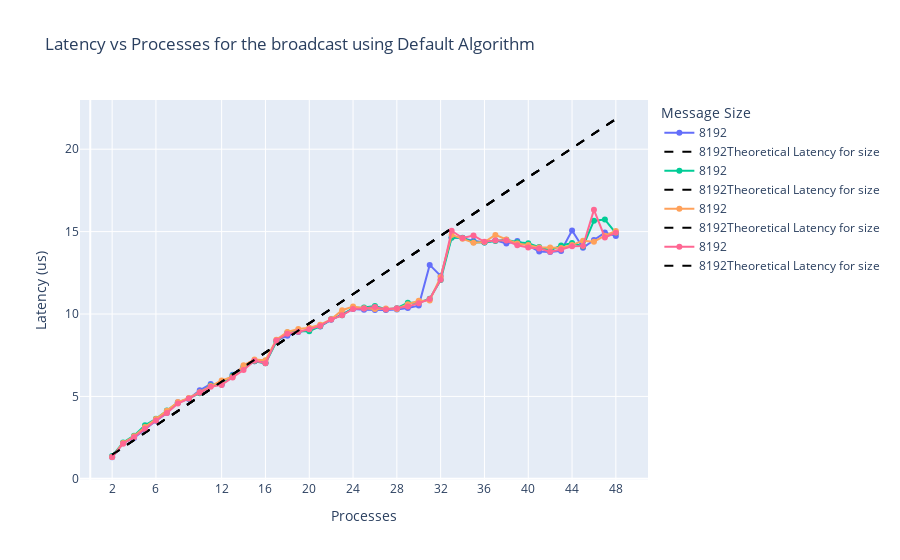
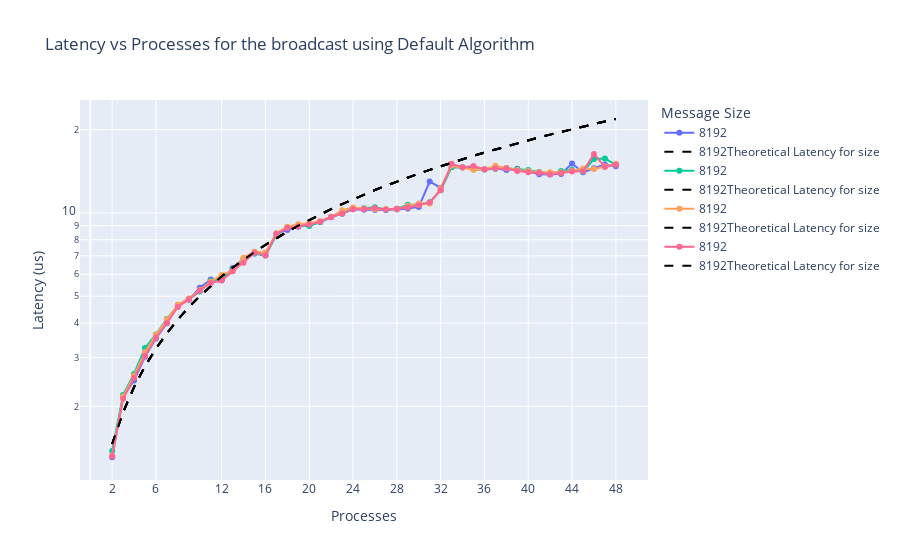

Notebook code cell kept with these figures, in order:
### Markdown cell above
## Default algorithm

Let's plot the default algorithm

### Code cell
plot_latency_vs_processes(default_df, 'Default', 'linear')
plot_latency_vs_processes(default_df, 'Default', 'log')
